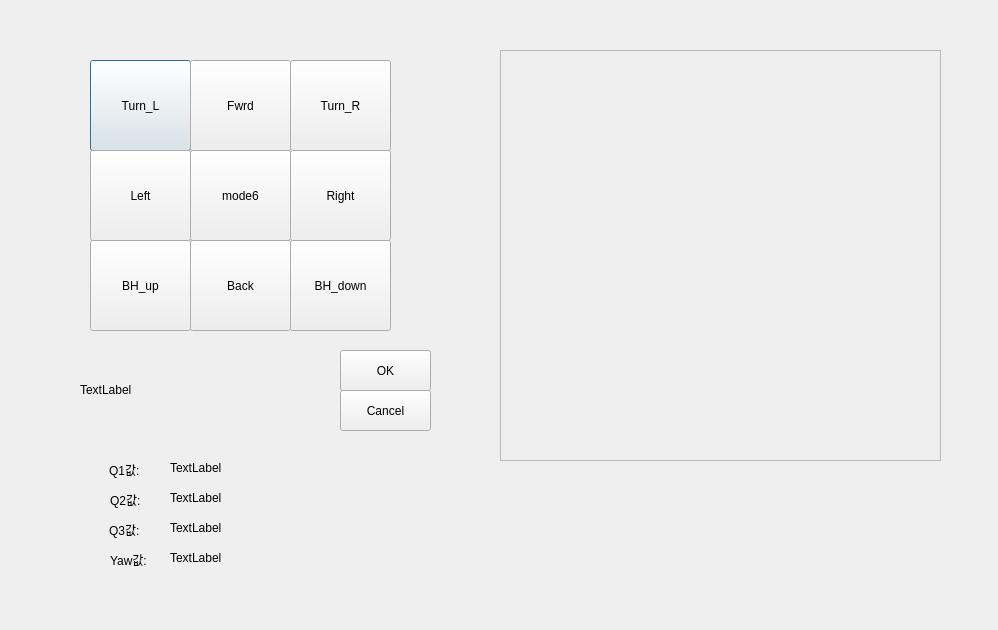
<?xml version="1.0" encoding="UTF-8"?>
<ui version="4.0">
 <class>Dialog</class>
 <widget class="QDialog" name="Dialog">
  <property name="geometry">
   <rect>
    <x>0</x>
    <y>0</y>
    <width>998</width>
    <height>630</height>
   </rect>
  </property>
  <property name="windowTitle">
   <string>Dialog</string>
  </property>
  <widget class="QPushButton" name="btn_q">
   <property name="geometry">
    <rect>
     <x>90</x>
     <y>60</y>
     <width>101</width>
     <height>91</height>
    </rect>
   </property>
   <property name="text">
    <string>Turn_L</string>
   </property>
  </widget>
  <widget class="QPushButton" name="btn_w">
   <property name="geometry">
    <rect>
     <x>190</x>
     <y>60</y>
     <width>101</width>
     <height>91</height>
    </rect>
   </property>
   <property name="text">
    <string>Fwrd</string>
   </property>
  </widget>
  <widget class="QPushButton" name="btn_a">
   <property name="geometry">
    <rect>
     <x>90</x>
     <y>150</y>
     <width>101</width>
     <height>91</height>
    </rect>
   </property>
   <property name="text">
    <string>Left</string>
   </property>
  </widget>
  <widget class="QPushButton" name="btn_d">
   <property name="geometry">
    <rect>
     <x>290</x>
     <y>150</y>
     <width>101</width>
     <height>91</height>
    </rect>
   </property>
   <property name="text">
    <string>Right</string>
   </property>
  </widget>
  <widget class="QPushButton" name="btn_s">
   <property name="geometry">
    <rect>
     <x>190</x>
     <y>240</y>
     <width>101</width>
     <height>91</height>
    </rect>
   </property>
   <property name="text">
    <string>Back</string>
   </property>
  </widget>
  <widget class="QPushButton" name="btn_e">
   <property name="geometry">
    <rect>
     <x>290</x>
     <y>60</y>
     <width>101</width>
     <height>91</height>
    </rect>
   </property>
   <property name="text">
    <string>Turn_R</string>
   </property>
  </widget>
  <widget class="QPushButton" name="btn_c">
   <property name="geometry">
    <rect>
     <x>290</x>
     <y>240</y>
     <width>101</width>
     <height>91</height>
    </rect>
   </property>
   <property name="text">
    <string>BH_down</string>
   </property>
  </widget>
  <widget class="QPushButton" name="btn_z">
   <property name="geometry">
    <rect>
     <x>90</x>
     <y>240</y>
     <width>101</width>
     <height>91</height>
    </rect>
   </property>
   <property name="text">
    <string>BH_up</string>
   </property>
  </widget>
  <widget class="QPushButton" name="btn_x">
   <property name="geometry">
    <rect>
     <x>190</x>
     <y>150</y>
     <width>101</width>
     <height>91</height>
    </rect>
   </property>
   <property name="text">
    <string>mode6</string>
   </property>
  </widget>
  <widget class="QPushButton" name="btn_ok">
   <property name="geometry">
    <rect>
     <x>340</x>
     <y>350</y>
     <width>91</width>
     <height>41</height>
    </rect>
   </property>
   <property name="text">
    <string>OK</string>
   </property>
  </widget>
  <widget class="QLabel" name="command">
   <property name="geometry">
    <rect>
     <x>80</x>
     <y>380</y>
     <width>241</width>
     <height>20</height>
    </rect>
   </property>
   <property name="text">
    <string>TextLabel</string>
   </property>
  </widget>
  <widget class="QPushButton" name="btn_cancel">
   <property name="geometry">
    <rect>
     <x>340</x>
     <y>390</y>
     <width>91</width>
     <height>41</height>
    </rect>
   </property>
   <property name="text">
    <string>Cancel</string>
   </property>
  </widget>
  <widget class="QLabel" name="Xvalue">
   <property name="geometry">
    <rect>
     <x>170</x>
     <y>460</y>
     <width>191</width>
     <height>16</height>
    </rect>
   </property>
   <property name="text">
    <string>TextLabel</string>
   </property>
  </widget>
  <widget class="QLabel" name="Yvalue">
   <property name="geometry">
    <rect>
     <x>170</x>
     <y>490</y>
     <width>191</width>
     <height>16</height>
    </rect>
   </property>
   <property name="text">
    <string>TextLabel</string>
   </property>
  </widget>
  <widget class="QLabel" name="Zvalue">
   <property name="geometry">
    <rect>
     <x>170</x>
     <y>550</y>
     <width>191</width>
     <height>16</height>
    </rect>
   </property>
   <property name="text">
    <string>TextLabel</string>
   </property>
  </widget>
  <widget class="QLabel" name="label_4">
   <property name="geometry">
    <rect>
     <x>109</x>
     <y>460</y>
     <width>51</width>
     <height>20</height>
    </rect>
   </property>
   <property name="text">
    <string>Q1값:</string>
   </property>
  </widget>
  <widget class="QLabel" name="label_5">
   <property name="geometry">
    <rect>
     <x>110</x>
     <y>490</y>
     <width>51</width>
     <height>20</height>
    </rect>
   </property>
   <property name="text">
    <string>Q2값:</string>
   </property>
  </widget>
  <widget class="QLabel" name="label_6">
   <property name="geometry">
    <rect>
     <x>110</x>
     <y>550</y>
     <width>51</width>
     <height>20</height>
    </rect>
   </property>
   <property name="text">
    <string>Yaw값:</string>
   </property>
  </widget>
  <widget class="QFrame" name="frame_gl">
   <property name="geometry">
    <rect>
     <x>500</x>
     <y>50</y>
     <width>441</width>
     <height>411</height>
    </rect>
   </property>
   <property name="frameShape">
    <enum>QFrame::StyledPanel</enum>
   </property>
   <property name="frameShadow">
    <enum>QFrame::Raised</enum>
   </property>
  </widget>
  <widget class="QLabel" name="Xvalue_2">
   <property name="geometry">
    <rect>
     <x>170</x>
     <y>520</y>
     <width>191</width>
     <height>16</height>
    </rect>
   </property>
   <property name="text">
    <string>TextLabel</string>
   </property>
  </widget>
  <widget class="QLabel" name="label_7">
   <property name="geometry">
    <rect>
     <x>109</x>
     <y>520</y>
     <width>51</width>
     <height>20</height>
    </rect>
   </property>
   <property name="text">
    <string>Q3값:</string>
   </property>
  </widget>
 </widget>
 <resources/>
 <connections/>
</ui>
